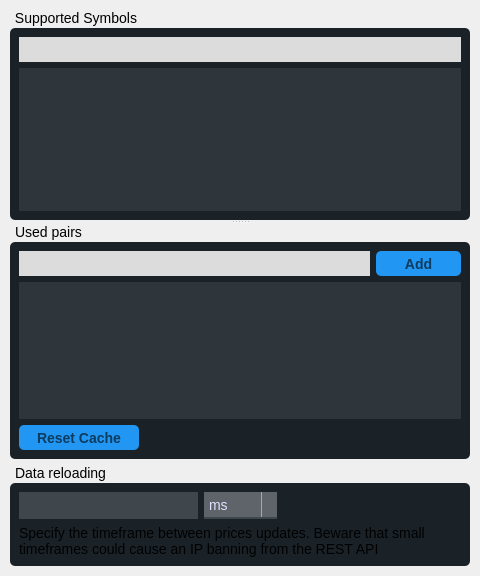
<?xml version="1.0" encoding="UTF-8"?>
<ui version="4.0">
 <class>cen::plugin::SettingsWidget</class>
 <widget class="QWidget" name="cen::plugin::SettingsWidget">
  <property name="geometry">
   <rect>
    <x>0</x>
    <y>0</y>
    <width>480</width>
    <height>576</height>
   </rect>
  </property>
  <property name="windowTitle">
   <string>Form</string>
  </property>
  <property name="styleSheet">
   <string notr="true">
QLabel{
font-size:  14px;
}
QLabel#serverLabel{
font-size:  25px;
}


QPushButton{
font-size: 14px;
font-weight: 600;
color:  #0D3C61;
border: 0px;
border-radius:  5px;
background-color: #2196f3;
}

QPushButton:default{
font-size: 14px;
font-weight: 800;
color:  #0d3C61;
border: 0px;
border-radius:  5px;
border: 2px solid rgba(144,203,249,100);
background-color: #2196f3;
}



QPushButton:hover, QPushButton:hover:default{
	background-color:  #339EF4;
}

QPushButton:pressed{
background-color:  #68B8F7;
}

QPushButton:pressed:default{
background-color:  #68B8F7;
}

QPushButton:disabled{
color: #c0c0c0;
background-color: #9D9EA4;
}

QLineEdit{
font-size: 14px;
border: 0px;
color: rgb(225,225,255);
background-color: rgb(63,70,76);
border-radius:  0px;
border-bottom: 2px solid  rgb(63,70,76);
min-height: 25px;
padding: 0 0 0 5;
}


QLineEdit:hover{
background-color:  rgb(78,85,90);
border-bottom: 2px solid #6ec6ff;
}

QLineEdit:focus{
color: white;
background-color:  rgb(94,100,105);
border-bottom: 2px solid rgb(33,150,243);
}

QGroupBox {
	font-size: 14px;
    background-color: rgb(26,34,40);
    border-radius: 5px;
    margin-top: 18px; /* leave space at the top for the title */
}

QGroupBox::title {
    subcontrol-origin: margin;
    subcontrol-position: top left; /* position at the top center */
    padding: 0 3px;
}

QComboBox {
    border: 1px solid gray;
    min-width: 6em;
	font-size: 14px;
	border: 0px;
	color: rgb(225,225,255);
	background-color: rgb(63,70,76);
	border-radius:  0px;
	border-bottom: 2px solid  rgb(63,70,76);
	min-height: 25px;
	padding: 0 0 0 5;
}


QComboBox:editable {
    color: black;
}



QComboBox::down-arrow {
    border-image: url(:/ui/global/drop-down) 5 5 5 5 stretch stretch;
}

QComboBox:hover{
background-color:  rgb(78,85,90);
border: 2px solid #6ec6ff;
}

QComboBox:focus{
color: white;
background-color:  rgb(94,100,105);
border: 2px solid rgb(33,150,243);
}

QComboBox:editable {
    background: white;
}

QComboBox:!editable, QComboBox::drop-down:editable {
   background-color:  rgb(94,100,105);
}

/* QComboBox gets the &quot;on&quot; state when the popup is open */
QComboBox:!editable:on, QComboBox::drop-down:editable:on {
    background-color: rgb(63,70,76)
}

QComboBox:on { /* shift the text when the popup opens */
    padding-top: 3px;
    padding-left: 4px;
}

QComboBox::drop-down {
    subcontrol-origin: padding;
    subcontrol-position: top right;
    width: 15px;

    border-left-width: 1px;
    border-left-color: darkgray;
    border-left-style: solid; /* just a single line */
    border-top-right-radius: 3px; /* same radius as the QComboBox */
    border-bottom-right-radius: 3px;
}



</string>
  </property>
  <layout class="QVBoxLayout" name="verticalLayout">
   <property name="leftMargin">
    <number>0</number>
   </property>
   <property name="topMargin">
    <number>0</number>
   </property>
   <property name="rightMargin">
    <number>0</number>
   </property>
   <property name="bottomMargin">
    <number>0</number>
   </property>
   <item>
    <widget class="QFrame" name="mainFrame">
     <property name="styleSheet">
      <string notr="true">QFrame{
	background: transparent;
}</string>
     </property>
     <property name="frameShape">
      <enum>QFrame::StyledPanel</enum>
     </property>
     <property name="frameShadow">
      <enum>QFrame::Raised</enum>
     </property>
     <layout class="QVBoxLayout" name="verticalLayout_2">
      <item>
       <widget class="QSplitter" name="splitter">
        <property name="orientation">
         <enum>Qt::Vertical</enum>
        </property>
        <widget class="QGroupBox" name="symbolGroupBox">
         <property name="title">
          <string>Supported Symbols</string>
         </property>
         <layout class="QVBoxLayout" name="verticalLayout_3">
          <item>
           <widget class="CENTAUR_NAMESPACE::SearchLineEdit" name="searchSymbols">
            <property name="styleSheet">
             <string notr="true">QLineEdit{
border: 0px;
color: black;
background-color: rgb(220,220,220);
border-radius:  0px;
min-height: 25px;
padding: 0 0 0 5;
}


QLineEdit:hover{
background-color:  rgb(232,232,232);
border: 2px solid #339ef4
}

QLineEdit:focus{
background-color:  rgb(240,240,240);
border: 2px solid #56aff6;
}
</string>
            </property>
           </widget>
          </item>
          <item>
           <widget class="QTableView" name="supportedSymTable">
            <property name="styleSheet">
             <string notr="true">QTableView {
    color: white;
    background-color: rgb(46,53,59);
    alternate-background-color: rgb(61,68,73);
    border: 0px;
}

QTableView QTableCornerButton::section {
    background: #5299D4;
    border: 0px;
}

QTableView::item {
    border: 0px;
    height: 25px;
}

QTableView::item:hover{
    background-color: rgb(79,85,90);
}

QTableView::item:hover:selected{
    background-color: rgb(104,109,113);
	font-weight: 800;
}

QTableView::item:selected{
    color: white;
	font-weight: 600;
    background-color: rgb(91,97,102);
}

QHeaderView::section:checked
{
    background-color:  #3387CD;
    color: white;
}

/***************************************************************************/
QHeaderView::section {
    font: normal 800 13px Roboto;
    padding-left: 4px;
    border: 0px;
    height: 26px;
    background-color: #0069c0;
    color: white;
    padding-left: 4px;
    border: 0px;
}

QHeaderView::section:hover
{
    background-color: #5299D4;
    color: white;
}</string>
            </property>
            <property name="editTriggers">
             <set>QAbstractItemView::NoEditTriggers</set>
            </property>
            <property name="showGrid">
             <bool>false</bool>
            </property>
            <property name="gridStyle">
             <enum>Qt::NoPen</enum>
            </property>
            <attribute name="horizontalHeaderStretchLastSection">
             <bool>true</bool>
            </attribute>
            <attribute name="verticalHeaderVisible">
             <bool>false</bool>
            </attribute>
           </widget>
          </item>
         </layout>
        </widget>
        <widget class="QGroupBox" name="groupBox">
         <property name="title">
          <string>Used pairs</string>
         </property>
         <layout class="QVBoxLayout" name="verticalLayout_4">
          <item>
           <layout class="QHBoxLayout" name="horizontalLayout_2">
            <property name="topMargin">
             <number>0</number>
            </property>
            <item>
             <widget class="CENTAUR_NAMESPACE::SearchLineEdit" name="searchUsedPairs">
              <property name="styleSheet">
               <string notr="true">QLineEdit{
border: 0px;
color: black;
background-color: rgb(220,220,220);
border-radius:  0px;
min-height: 25px;
padding: 0 0 0 5;
}


QLineEdit:hover{
background-color:  rgb(232,232,232);
border: 2px solid #339ef4
}

QLineEdit:focus{
background-color:  rgb(240,240,240);
border: 2px solid #56aff6;
}
</string>
              </property>
             </widget>
            </item>
            <item>
             <widget class="QPushButton" name="addPairButton">
              <property name="minimumSize">
               <size>
                <width>85</width>
                <height>25</height>
               </size>
              </property>
              <property name="text">
               <string>Add</string>
              </property>
              <property name="icon">
               <iconset resource="../res/resources.qrc">
                <normaloff>:/icon/add</normaloff>:/icon/add</iconset>
              </property>
              <property name="iconSize">
               <size>
                <width>20</width>
                <height>20</height>
               </size>
              </property>
             </widget>
            </item>
           </layout>
          </item>
          <item>
           <widget class="CENTAUR_NAMESPACE::DeletableTable" name="usedPairsTable">
            <property name="styleSheet">
             <string notr="true">QTableView {
    color: white;
    background-color: rgb(46,53,59);
    alternate-background-color: rgb(61,68,73);
    border: 0px;
}

QTableView QTableCornerButton::section {
    background: #5299D4;
    border: 0px;
}

QTableView::item {
    border: 0px;
    height: 25px;
}

QTableView::item:hover{
    background-color: rgb(79,85,90);
}

QTableView::item:hover:selected{
    background-color: rgb(104,109,113);
	font-weight: 800;
}

QTableView::item:selected{
    color: white;
	font-weight: 600;
    background-color: rgb(91,97,102);
}

QHeaderView::section:checked
{
    background-color:  #3387CD;
    color: white;
}

/***************************************************************************/
QHeaderView::section {
    font: normal 800 13px Roboto;
    padding-left: 4px;
    border: 0px;
    height: 26px;
    background-color: #0069c0;
    color: white;
    padding-left: 4px;
    border: 0px;
}

QHeaderView::section:hover
{
    background-color: #5299D4;
    color: white;
}</string>
            </property>
            <property name="editTriggers">
             <set>QAbstractItemView::DoubleClicked</set>
            </property>
            <property name="showGrid">
             <bool>false</bool>
            </property>
            <property name="gridStyle">
             <enum>Qt::NoPen</enum>
            </property>
            <attribute name="horizontalHeaderStretchLastSection">
             <bool>true</bool>
            </attribute>
            <attribute name="verticalHeaderVisible">
             <bool>false</bool>
            </attribute>
           </widget>
          </item>
          <item>
           <layout class="QHBoxLayout" name="horizontalLayout">
            <property name="spacing">
             <number>-1</number>
            </property>
            <property name="topMargin">
             <number>0</number>
            </property>
            <property name="rightMargin">
             <number>0</number>
            </property>
            <item>
             <widget class="QPushButton" name="resetCacheButton">
              <property name="minimumSize">
               <size>
                <width>120</width>
                <height>25</height>
               </size>
              </property>
              <property name="text">
               <string>Reset Cache</string>
              </property>
              <property name="icon">
               <iconset resource="../res/resources.qrc">
                <normaloff>:/icon/reset</normaloff>:/icon/reset</iconset>
              </property>
              <property name="iconSize">
               <size>
                <width>20</width>
                <height>20</height>
               </size>
              </property>
             </widget>
            </item>
            <item>
             <spacer name="horizontalSpacer">
              <property name="orientation">
               <enum>Qt::Horizontal</enum>
              </property>
              <property name="sizeHint" stdset="0">
               <size>
                <width>40</width>
                <height>20</height>
               </size>
              </property>
             </spacer>
            </item>
           </layout>
          </item>
         </layout>
        </widget>
       </widget>
      </item>
      <item>
       <widget class="QGroupBox" name="groupBox_2">
        <property name="title">
         <string>Data reloading</string>
        </property>
        <layout class="QGridLayout" name="gridLayout">
         <item row="0" column="2">
          <spacer name="horizontalSpacer_2">
           <property name="orientation">
            <enum>Qt::Horizontal</enum>
           </property>
           <property name="sizeHint" stdset="0">
            <size>
             <width>40</width>
             <height>20</height>
            </size>
           </property>
          </spacer>
         </item>
         <item row="0" column="0">
          <widget class="QLineEdit" name="timeframeEdit"/>
         </item>
         <item row="0" column="1">
          <widget class="QComboBox" name="timeframeFrames">
           <item>
            <property name="text">
             <string>ms</string>
            </property>
           </item>
           <item>
            <property name="text">
             <string>secs</string>
            </property>
           </item>
           <item>
            <property name="text">
             <string>minutes</string>
            </property>
           </item>
           <item>
            <property name="text">
             <string>hours</string>
            </property>
           </item>
          </widget>
         </item>
         <item row="1" column="0" colspan="3">
          <widget class="QLabel" name="label">
           <property name="text">
            <string>Specify the timeframe between prices updates. Beware that small timeframes could cause an IP banning from the REST API</string>
           </property>
           <property name="wordWrap">
            <bool>true</bool>
           </property>
          </widget>
         </item>
        </layout>
       </widget>
      </item>
     </layout>
    </widget>
   </item>
  </layout>
 </widget>
 <customwidgets>
  <customwidget>
   <class>CENTAUR_NAMESPACE::SearchLineEdit</class>
   <extends>QLineEdit</extends>
   <header>../../Library/cui/include/SearchLineEdit.hpp</header>
  </customwidget>
  <customwidget>
   <class>CENTAUR_NAMESPACE::DeletableTable</class>
   <extends>QTableView</extends>
   <header>../../Library/cui/include/DeletableTable.hpp</header>
  </customwidget>
 </customwidgets>
 <resources>
  <include location="../res/resources.qrc"/>
 </resources>
 <connections/>
</ui>
